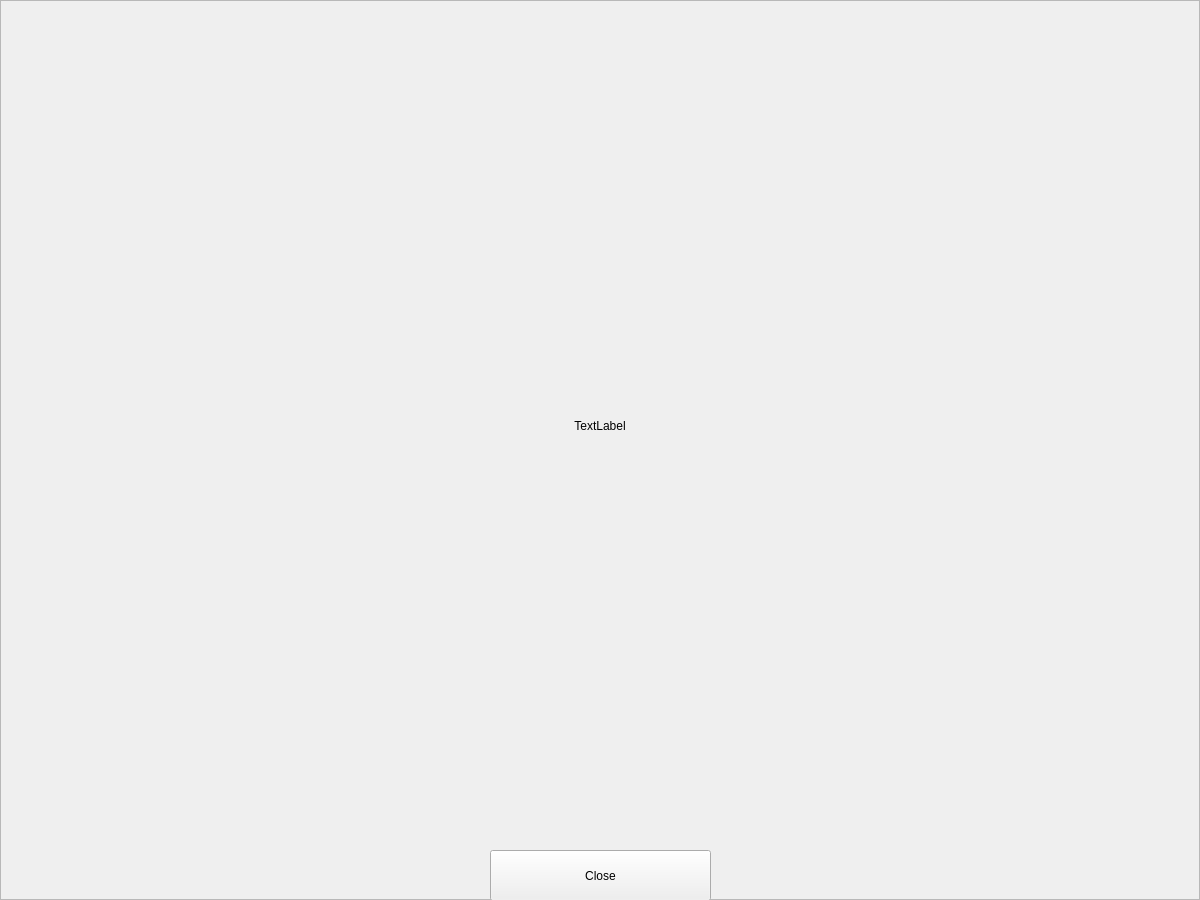
<?xml version="1.0" encoding="UTF-8"?>
<ui version="4.0">
 <class>external_image_window</class>
 <widget class="QFrame" name="external_image_window">
  <property name="geometry">
   <rect>
    <x>0</x>
    <y>0</y>
    <width>1200</width>
    <height>900</height>
   </rect>
  </property>
  <property name="windowTitle">
   <string>Frame</string>
  </property>
  <property name="frameShape">
   <enum>QFrame::StyledPanel</enum>
  </property>
  <property name="frameShadow">
   <enum>QFrame::Raised</enum>
  </property>
  <widget class="QLabel" name="chart_image_holder">
   <property name="geometry">
    <rect>
     <x>0</x>
     <y>0</y>
     <width>1200</width>
     <height>851</height>
    </rect>
   </property>
   <property name="text">
    <string>TextLabel</string>
   </property>
   <property name="alignment">
    <set>Qt::AlignCenter</set>
   </property>
  </widget>
  <widget class="QPushButton" name="close_external_window_btn">
   <property name="geometry">
    <rect>
     <x>490</x>
     <y>850</y>
     <width>221</width>
     <height>51</height>
    </rect>
   </property>
   <property name="text">
    <string>Close</string>
   </property>
  </widget>
 </widget>
 <resources/>
 <connections/>
</ui>
